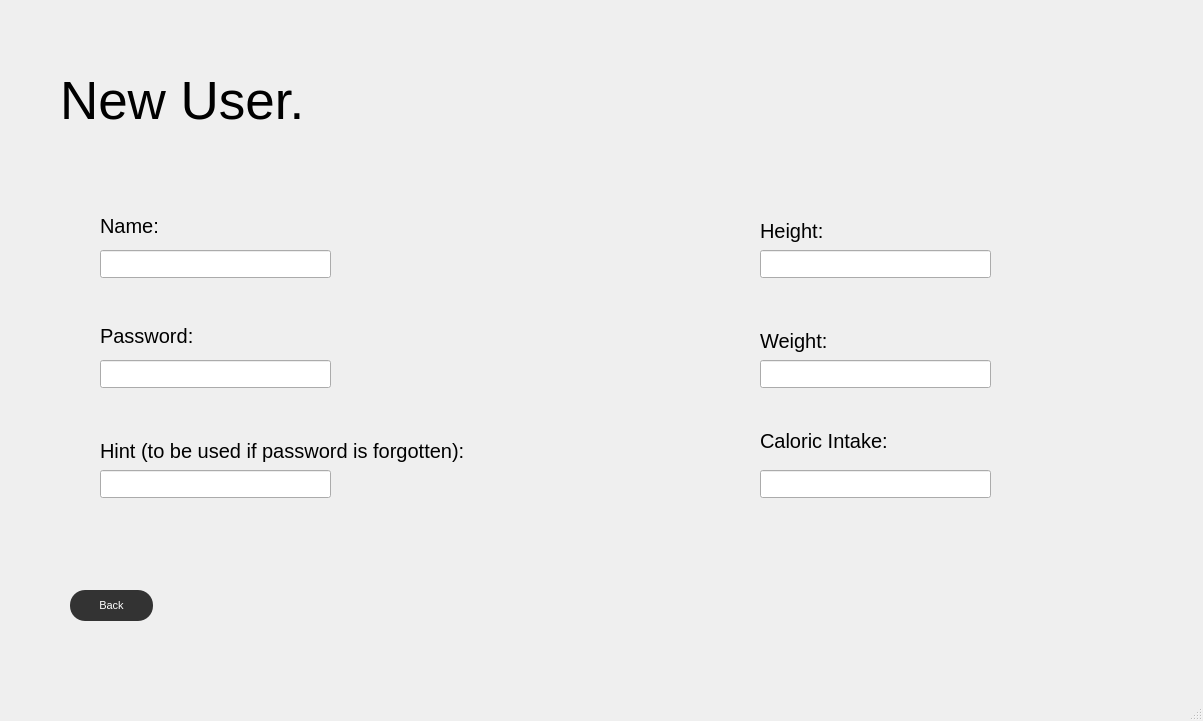
<?xml version="1.0" encoding="UTF-8"?>
<ui version="4.0">
 <class>NewUser</class>
 <widget class="QMainWindow" name="NewUser">
  <property name="geometry">
   <rect>
    <x>0</x>
    <y>0</y>
    <width>1203</width>
    <height>721</height>
   </rect>
  </property>
  <property name="windowTitle">
   <string>Forge</string>
  </property>
  <property name="windowIcon">
   <iconset resource="resources.qrc">
    <normaloff>:/icons/flame-icon.png</normaloff>:/icons/flame-icon.png</iconset>
  </property>
  <widget class="QWidget" name="centralwidget">
   <widget class="QLabel" name="titleLabel">
    <property name="geometry">
     <rect>
      <x>60</x>
      <y>70</y>
      <width>301</width>
      <height>61</height>
     </rect>
    </property>
    <property name="font">
     <font>
      <pointsize>40</pointsize>
     </font>
    </property>
    <property name="text">
     <string>New User.</string>
    </property>
   </widget>
   <widget class="QLabel" name="nameLabel">
    <property name="geometry">
     <rect>
      <x>100</x>
      <y>210</y>
      <width>71</width>
      <height>31</height>
     </rect>
    </property>
    <property name="font">
     <font>
      <pointsize>15</pointsize>
     </font>
    </property>
    <property name="text">
     <string>Name:</string>
    </property>
   </widget>
   <widget class="QLabel" name="passLabel">
    <property name="geometry">
     <rect>
      <x>100</x>
      <y>320</y>
      <width>111</width>
      <height>31</height>
     </rect>
    </property>
    <property name="font">
     <font>
      <pointsize>15</pointsize>
     </font>
    </property>
    <property name="text">
     <string>Password:</string>
    </property>
   </widget>
   <widget class="QLabel" name="hintLabel">
    <property name="geometry">
     <rect>
      <x>100</x>
      <y>430</y>
      <width>471</width>
      <height>41</height>
     </rect>
    </property>
    <property name="font">
     <font>
      <pointsize>15</pointsize>
     </font>
    </property>
    <property name="text">
     <string>Hint (to be used if password is forgotten):</string>
    </property>
   </widget>
   <widget class="QLabel" name="heightLabel">
    <property name="geometry">
     <rect>
      <x>760</x>
      <y>210</y>
      <width>81</width>
      <height>41</height>
     </rect>
    </property>
    <property name="font">
     <font>
      <pointsize>15</pointsize>
     </font>
    </property>
    <property name="text">
     <string>Height:</string>
    </property>
   </widget>
   <widget class="QLabel" name="weightLabel">
    <property name="geometry">
     <rect>
      <x>760</x>
      <y>320</y>
      <width>91</width>
      <height>41</height>
     </rect>
    </property>
    <property name="font">
     <font>
      <pointsize>15</pointsize>
     </font>
    </property>
    <property name="text">
     <string>Weight:</string>
    </property>
   </widget>
   <widget class="QLabel" name="caloricLabel">
    <property name="geometry">
     <rect>
      <x>760</x>
      <y>430</y>
      <width>161</width>
      <height>21</height>
     </rect>
    </property>
    <property name="font">
     <font>
      <pointsize>15</pointsize>
     </font>
    </property>
    <property name="text">
     <string>Caloric Intake:</string>
    </property>
   </widget>
   <widget class="QLineEdit" name="nameBox">
    <property name="geometry">
     <rect>
      <x>100</x>
      <y>250</y>
      <width>231</width>
      <height>28</height>
     </rect>
    </property>
   </widget>
   <widget class="QLineEdit" name="passBox">
    <property name="geometry">
     <rect>
      <x>100</x>
      <y>360</y>
      <width>231</width>
      <height>28</height>
     </rect>
    </property>
   </widget>
   <widget class="QLineEdit" name="hintBox">
    <property name="geometry">
     <rect>
      <x>100</x>
      <y>470</y>
      <width>231</width>
      <height>28</height>
     </rect>
    </property>
   </widget>
   <widget class="QLineEdit" name="heightBox">
    <property name="geometry">
     <rect>
      <x>760</x>
      <y>250</y>
      <width>231</width>
      <height>28</height>
     </rect>
    </property>
   </widget>
   <widget class="QLineEdit" name="weightBox">
    <property name="geometry">
     <rect>
      <x>760</x>
      <y>360</y>
      <width>231</width>
      <height>28</height>
     </rect>
    </property>
   </widget>
   <widget class="QLineEdit" name="caloricBox">
    <property name="geometry">
     <rect>
      <x>760</x>
      <y>470</y>
      <width>231</width>
      <height>28</height>
     </rect>
    </property>
   </widget>
   <widget class="QPushButton" name="backButton">
    <property name="geometry">
     <rect>
      <x>70</x>
      <y>590</y>
      <width>83</width>
      <height>31</height>
     </rect>
    </property>
    <property name="font">
     <font>
      <pointsize>8</pointsize>
     </font>
    </property>
    <property name="styleSheet">
     <string notr="true">QPushButton {
background-color: #333333;
color: white;
border-radius: 15px;
padding: 10px 20px;
}

QPushButton:hover {
     background-color: #bababa;
color: black;
}</string>
    </property>
    <property name="text">
     <string>Back</string>
    </property>
   </widget>
  </widget>
  <widget class="QMenuBar" name="menubar">
   <property name="geometry">
    <rect>
     <x>0</x>
     <y>0</y>
     <width>1203</width>
     <height>25</height>
    </rect>
   </property>
  </widget>
  <widget class="QStatusBar" name="statusbar"/>
 </widget>
 <resources>
  <include location="resources.qrc"/>
 </resources>
 <connections/>
</ui>
